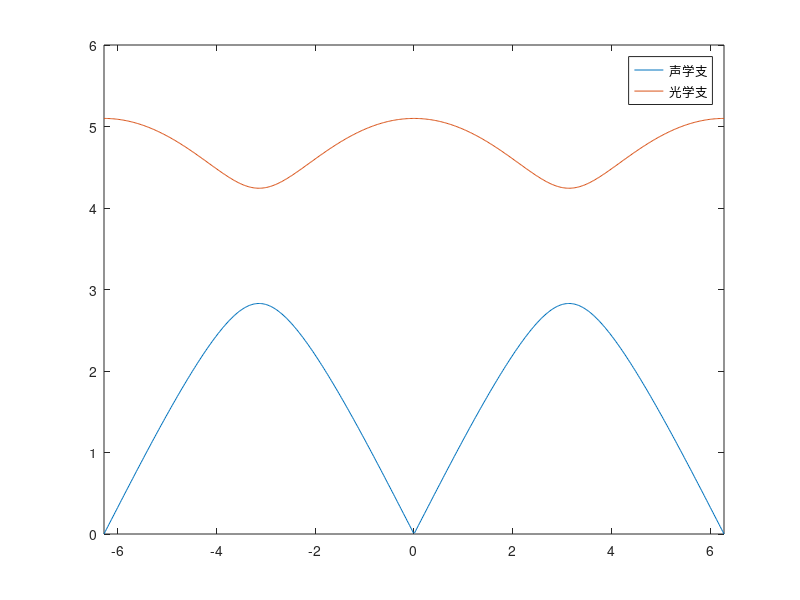

Write MATLAB code to recreate this figure.
1;

function omega = acoustic_mode(q, Omega_s, Omega_l)
  omega = sqrt(
      Omega_s ^ 2 + Omega_l ^ 2
      - sqrt(Omega_s^4 + Omega_l^4 + 2 * Omega_s^2 * Omega_l ^ 2 * cos(q))
    );
endfunction

function omega = optical_mode(q, Omega_s, Omega_l)
  omega = sqrt(
      Omega_s ^ 2 + Omega_l ^ 2
      + sqrt(Omega_s^4 + Omega_l^4 + 2 * Omega_s^2 * Omega_l ^ 2 * cos(q))
    );
endfunction

Omega_s = 2;
Omega_l = 3;
q = linspace(-2 * pi, 2 * pi, 500);
a = acoustic_mode(q, Omega_s, Omega_l);
p = optical_mode(q, Omega_s, Omega_l);

h = figure;
plot(q, a, q, p);
xlim([-2 * pi, 2 * pi]);
legend('声学支', '光学支', 'fontname', 'SimSun');
print(h, '1d-phonon-modes.png', '-color');

